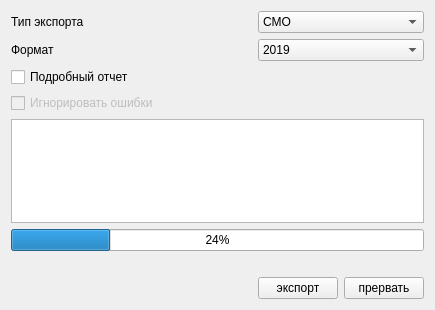
<?xml version="1.0" encoding="UTF-8"?>
<ui version="4.0">
 <class>ExportPage1</class>
 <widget class="QWidget" name="ExportPage1">
  <property name="geometry">
   <rect>
    <x>0</x>
    <y>0</y>
    <width>435</width>
    <height>310</height>
   </rect>
  </property>
  <property name="windowTitle">
   <string>Form</string>
  </property>
  <layout class="QGridLayout">
   <item row="9" column="2">
    <widget class="QPushButton" name="btnCancel">
     <property name="text">
      <string>прервать</string>
     </property>
    </widget>
   </item>
   <item row="9" column="0">
    <spacer>
     <property name="orientation">
      <enum>Qt::Horizontal</enum>
     </property>
     <property name="sizeHint" stdset="0">
      <size>
       <width>40</width>
       <height>20</height>
      </size>
     </property>
    </spacer>
   </item>
   <item row="5" column="0" colspan="3">
    <widget class="QTextBrowser" name="logBrowser"/>
   </item>
   <item row="3" column="0">
    <widget class="QCheckBox" name="chkVerboseLog">
     <property name="text">
      <string>Подробный отчет</string>
     </property>
    </widget>
   </item>
   <item row="4" column="0">
    <widget class="QCheckBox" name="chkIgnoreErrors">
     <property name="enabled">
      <bool>false</bool>
     </property>
     <property name="text">
      <string>Игнорировать ошибки</string>
     </property>
    </widget>
   </item>
   <item row="0" column="0" colspan="3">
    <spacer>
     <property name="orientation">
      <enum>Qt::Vertical</enum>
     </property>
     <property name="sizeHint" stdset="0">
      <size>
       <width>20</width>
       <height>40</height>
      </size>
     </property>
    </spacer>
   </item>
   <item row="6" column="0" colspan="3">
    <widget class="CProgressBar" name="progressBar">
     <property name="value">
      <number>24</number>
     </property>
    </widget>
   </item>
   <item row="7" column="0" colspan="3">
    <spacer>
     <property name="orientation">
      <enum>Qt::Vertical</enum>
     </property>
     <property name="sizeHint" stdset="0">
      <size>
       <width>20</width>
       <height>40</height>
      </size>
     </property>
    </spacer>
   </item>
   <item row="9" column="1">
    <widget class="QPushButton" name="btnExport">
     <property name="text">
      <string>экспорт</string>
     </property>
    </widget>
   </item>
   <item row="1" column="0">
    <widget class="QLabel" name="lblExportType">
     <property name="text">
      <string>Тип экспорта</string>
     </property>
    </widget>
   </item>
   <item row="1" column="1" colspan="2">
    <widget class="QComboBox" name="cmbExportType">
     <item>
      <property name="text">
       <string>СМО</string>
      </property>
     </item>
     <item>
      <property name="text">
       <string>ТФОМС</string>
      </property>
     </item>
     <item>
      <property name="text">
       <string>Диализ</string>
      </property>
     </item>
     <item>
      <property name="text">
       <string>Дневной стационар</string>
      </property>
     </item>
    </widget>
   </item>
   <item row="2" column="0">
    <widget class="QLabel" name="lblExportFormat">
     <property name="text">
      <string>Формат</string>
     </property>
    </widget>
   </item>
   <item row="2" column="1" colspan="2">
    <widget class="QComboBox" name="cmbExportFormat">
     <item>
      <property name="text">
       <string>2019</string>
      </property>
     </item>
     <item>
      <property name="text">
       <string>2020</string>
      </property>
     </item>
     <item>
      <property name="text">
       <string>2021</string>
      </property>
     </item>
    </widget>
   </item>
   <item row="8" column="0" colspan="3">
    <widget class="QLabel" name="lblElapsed">
     <property name="text">
      <string/>
     </property>
    </widget>
   </item>
  </layout>
 </widget>
 <customwidgets>
  <customwidget>
   <class>CProgressBar</class>
   <extends>QProgressBar</extends>
   <header>library/ProgressBar.h</header>
  </customwidget>
 </customwidgets>
 <resources/>
 <connections/>
</ui>
